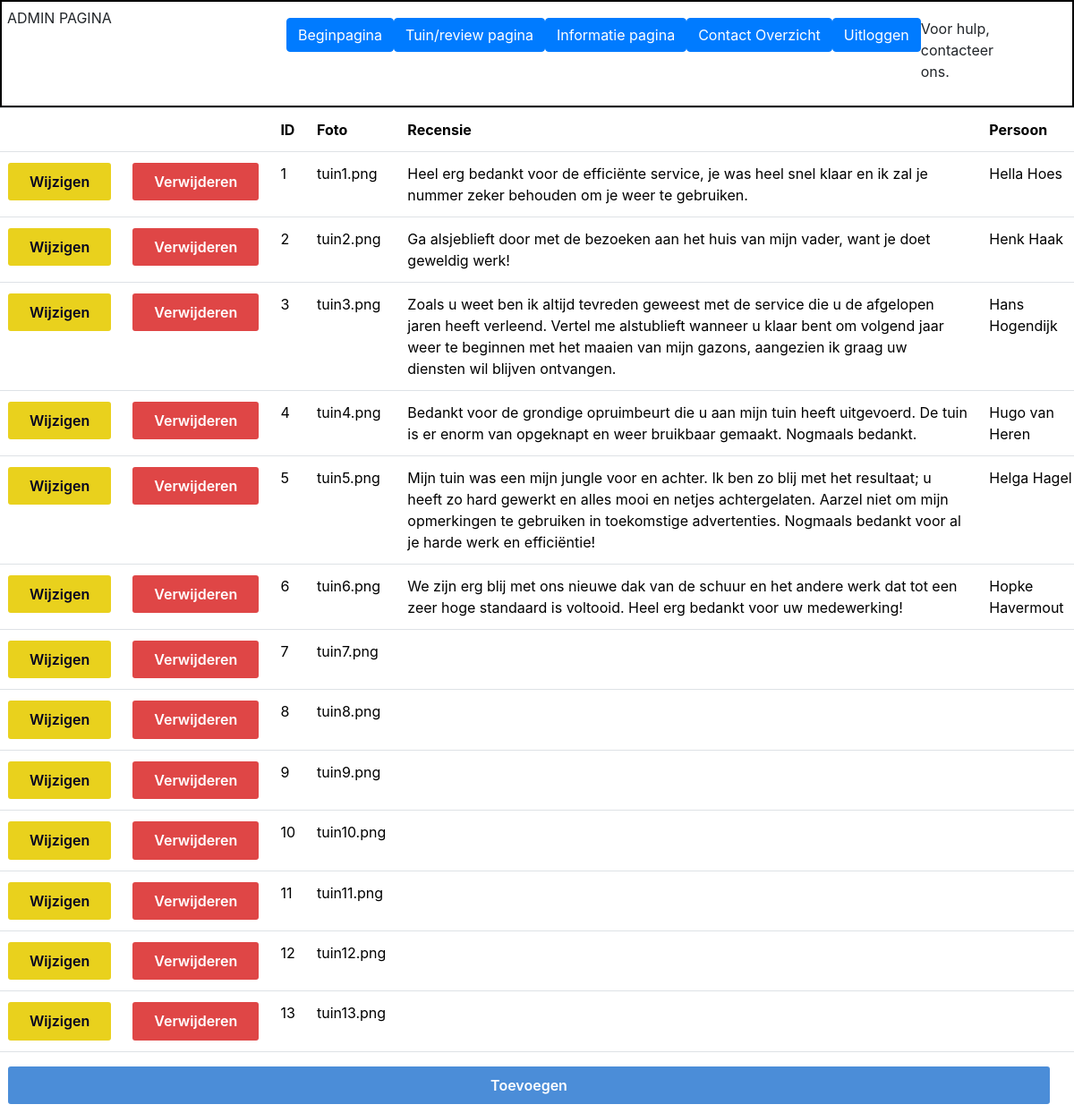
/admin/index.php (signed in), run on the app's committed database.
### tables this page shows
CREATE TABLE `hoofdpagina` (
  `id` int(11) NOT NULL,
  `foto` varchar(255) NOT NULL,
  `review` text NOT NULL,
  `persoon` varchar(255) NOT NULL
);

### admin/index.php (the view, shortened to what this page needs)
<?php
include('core/headeradmin.php');
?>
<div class="row pd-l-1vw">
        <table class="table">
            <tr>
                <th></th>
                <th></th>
                <th>ID</th>
                <th>Foto</th>
                <th>Recensie</th>
                <th>Persoon</th>
            </tr>
            <?php
            $sql = "SELECT id, foto, review, persoon FROM hoofdpagina ORDER BY id ASC";
            $liqry = $con->prepare($sql);
            if ($liqry === false) {
                echo mysqli_error($con);
            } else {
                $liqry->bind_result($id, $foto, $review, $persoon);
                if ($liqry->execute()) {
                    $liqry->store_result();
                    while ($liqry->fetch()) {
                        ?>
                        <tr>
                            <td><a href="edit.php?id=<?php echo $id; ?>"><button class="button1">Wijzigen</button></a></td>
                            <td><a href="delete.php?id=<?php echo $id; ?>"><button class="button2">Verwijderen</button></a></td>
                            <td><?php echo $id; ?></td>
                            <td><?php echo $foto; ?></td>
                            <td><?php echo $review; ?></td>
                            <td><?php echo $persoon; ?></td>
                        </tr>
                        <?php
                    }
                }
            }
            ?>
        </table>
        <div class="row">
    <div class="col-12">
        <a href="add.php"><button class="button3">Toevoegen</button></a>
    </div>
</div>
    </div>

### assets/css/login.css (style rules this page uses)
.button1 { display: inline-block; outline: none; cursor: pointer; font-weight: 600; border-radius: 3px; padding: 12px 24px; border: 0; color: #000021; background: #e9d11d; line-height: 1.15; font-size: 16px; }
.button2 { display: inline-block; outline: none; cursor: pointer; font-weight: 600; border-radius: 3px; padding: 12px 24px; border: 0; color: #ffffff; background: #df4646; line-height: 1.15; font-size: 16px; }
.button3 { display: inline-block; outline: none; cursor: pointer; font-weight: 600; border-radius: 3px; padding: 12px 24px; border: 0; color: #ffffff; background: #4b8dd8; line-height: 1.15; font-size: 16px; width: 100%; margin-bottom: 10px; }
.pd-l-1vw { padding-left: 1vw; }

### data on the page
hoofdpagina: id "1", foto "tuin1.png", review "Heel erg bedankt voor de efficiënte service, je was heel snel klaar en ik zal je nummer zeker behouden om je weer te gebruiken.", persoon "Hella Hoes"
hoofdpagina: id "2", foto "tuin2.png", review "Ga alsjeblieft door met de bezoeken aan het huis van mijn vader, want je doet geweldig werk!", persoon "Henk Haak"
hoofdpagina: id "3", foto "tuin3.png", review "Zoals u weet ben ik altijd tevreden geweest met de service die u de afgelopen jaren heeft verleend. Vertel me alstublieft wanneer u klaar bent om volgend jaar weer te beginnen met het maaien van mijn gazons, aangezien ik graag uw diensten wil blijven ontvangen.", persoon "Hans Hogendijk"
hoofdpagina: id "4", foto "tuin4.png", review "Bedankt voor de grondige opruimbeurt die u aan mijn tuin heeft uitgevoerd. De tuin is er enorm van opgeknapt en weer bruikbaar gemaakt. Nogmaals bedankt.", persoon "Hugo van Heren"
hoofdpagina: id "5", foto "tuin5.png", review "Mijn tuin was een mijn jungle voor en achter. Ik ben zo blij met het resultaat; u heeft zo hard gewerkt en alles mooi en netjes achtergelaten. Aarzel niet om mijn opmerkingen te gebruiken in toekomstige advertenties. Nogmaals bedankt voor al je harde werk en efficiëntie!", persoon "Helga Hagel"
hoofdpagina: id "6", foto "tuin6.png", review "We zijn erg blij met ons nieuwe dak van de schuur en het andere werk dat tot een zeer hoge standaard is voltooid. Heel erg bedankt voor uw medewerking!", persoon "Hopke Havermout"
hoofdpagina: id "7", foto "tuin7.png"
hoofdpagina: id "8", foto "tuin8.png"
hoofdpagina: id "9", foto "tuin9.png"
hoofdpagina: id "10", foto "tuin10.png"
hoofdpagina: id "11", foto "tuin11.png"
hoofdpagina: id "12", foto "tuin12.png"
hoofdpagina: id "13", foto "tuin13.png"
